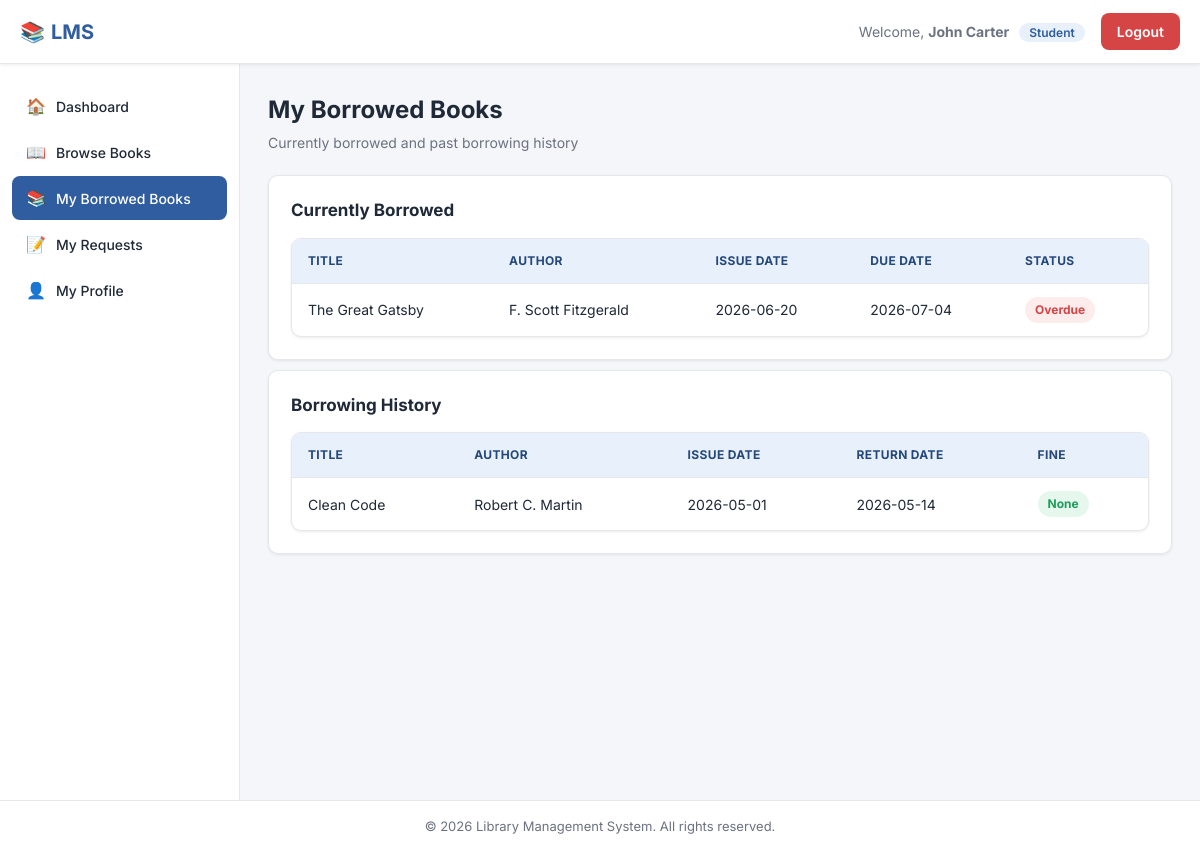
The page /student/my_books.php (signed in) on the database its author committed.
### tables this page shows
CREATE TABLE issued_books (
    issue_id INT AUTO_INCREMENT PRIMARY KEY,
    book_id INT NOT NULL,
    member_id INT NOT NULL,
    issue_date DATE NOT NULL,
    due_date DATE NOT NULL,
    return_date DATE DEFAULT NULL,
    status ENUM('Issued', 'Returned', 'Overdue') NOT NULL DEFAULT 'Issued',
    fine_amount DECIMAL(10,2) NOT NULL DEFAULT 0.00,
    issued_by INT,                        
    FOREIGN KEY (book_id) REFERENCES books(book_id) ON DELETE CASCADE,
    FOREIGN KEY (member_id) REFERENCES members(member_id) ON DELETE CASCADE,
    FOREIGN KEY (issued_by) REFERENCES admins(admin_id) ON DELETE SET NULL
);

CREATE TABLE books (
    book_id INT AUTO_INCREMENT PRIMARY KEY,
    title VARCHAR(200) NOT NULL,
    author VARCHAR(150) NOT NULL,
    isbn VARCHAR(30) NOT NULL UNIQUE,
    category VARCHAR(100) NOT NULL,
    publisher VARCHAR(150),
    publish_year YEAR,
    total_copies INT NOT NULL DEFAULT 1,
    available_copies INT NOT NULL DEFAULT 1,
    shelf_location VARCHAR(50),
    added_date TIMESTAMP DEFAULT CURRENT_TIMESTAMP
);

### student/my_books.php (the view, shortened to what this page needs)
<?php
require_once '../config/config.php';
$studentId = $_SESSION['student_id'];
$current = $conn->prepare("
    SELECT b.title, b.author, ib.issue_date, ib.due_date
    FROM issued_books ib JOIN books b ON ib.book_id = b.book_id
    WHERE ib.member_id = ? AND ib.status IN ('Issued','Overdue')
    ORDER BY ib.due_date ASC
");
$current->bind_param('i', $studentId);
$current->execute();
$currentResult = $current->get_result();
$history = $conn->prepare("
    SELECT b.title, b.author, ib.issue_date, ib.due_date, ib.return_date, ib.fine_amount
    FROM issued_books ib JOIN books b ON ib.book_id = b.book_id
    WHERE ib.member_id = ? AND ib.status = 'Returned'
    ORDER BY ib.return_date DESC
");
$history->bind_param('i', $studentId);
$history->execute();
$historyResult = $history->get_result();
include '../includes/header.php';
include '../includes/student_sidebar.php';
?>
<div class="page-header">
    <div>
        <h1>My Borrowed Books</h1>
        <p class="subtitle">Currently borrowed and past borrowing history</p>
    </div>
</div>
<div class="card mb-1">
    <h2>Currently Borrowed</h2>
    <div class="table-wrapper">
        <table>
            <thead><tr><th>Title</th><th>Author</th><th>Issue Date</th><th>Due Date</th><th>Status</th></tr></thead>
            <tbody>
                <?php if ($currentResult->num_rows === 0): ?>
                    <tr><td colspan="5" class="text-center">No books currently borrowed.</td></tr>
                <?php else: while ($row = $currentResult->fetch_assoc()):
                    $isOverdue = $row['due_date'] < date('Y-m-d');
                ?>
                    <tr>
                        <td><?php echo htmlspecialchars($row['title']); ?></td>
                        <td><?php echo htmlspecialchars($row['author']); ?></td>
                        <td><?php echo htmlspecialchars($row['issue_date']); ?></td>
                        <td><?php echo htmlspecialchars($row['due_date']); ?></td>
                        <td><span class="badge <?php echo $isOverdue ? 'badge-danger' : 'badge-warning'; ?>"><?php echo $isOverdue ? 'Overdue' : 'Issued'; ?></span></td>
                    </tr>
                <?php endwhile; endif; ?>
            </tbody>
        </table>
    </div>
</div>
<div class="card">
    <h2>Borrowing History</h2>
    <div class="table-wrapper">
        <table>
            <thead><tr><th>Title</th><th>Author</th><th>Issue Date</th><th>Return Date</th><th>Fine</th></tr></thead>
            <tbody>
                <?php if ($historyResult->num_rows === 0): ?>
                    <tr><td colspan="5" class="text-center">No return history yet.</td></tr>
                <?php else: while ($row = $historyResult->fetch_assoc()): ?>
                    <tr>
                        <td><?php echo htmlspecialchars($row['title']); ?></td>
                        <td><?php echo htmlspecialchars($row['author']); ?></td>
                        <td><?php echo htmlspecialchars($row['issue_date']); ?></td>
                        <td><?php echo htmlspecialchars($row['return_date']); ?></td>
                        <td>
                            <?php if ($row['fine_amount'] > 0): ?>
                                <span class="badge badge-danger">৳<?php echo number_format($row['fine_amount'], 2); ?></span>
                            <?php else: ?>
                                <span class="badge badge-success">None</span>
                            <?php endif; ?>
                        </td>
                    </tr>
                <?php endwhile; endif; ?>
            </tbody>
        </table>
    </div>
</div>
<?php include '../includes/footer.php'; ?>

### assets/css/style.css (style rules this page uses)
:root { --primary: #2f5d9f; --primary-dark: #234879; --primary-light: #e8f0fc; --accent: #f0a500; --success: #1e9e5a; --success-bg: #e6f7ee; --danger: #d64545; --danger-bg: #fdecec; --warning: #e8a33d; --warning-bg: #fdf3e2; --text-dark: #1f2937; --text-muted: #6b7280; --border-color: #e5e7eb; --bg-body: #f4f6fa; --bg-white: #ffffff; --radius: 10px; --shadow-sm: 0 1px 3px rgba(0,0,0,0.08); --shadow-md: 0 4px 14px rgba(0,0,0,0.08); --sidebar-width: 240px; --topbar-height: 64px; }
* { margin: 0; padding: 0; box-sizing: border-box; }
body { font-family: 'Inter', -apple-system, BlinkMacSystemFont, 'Segoe UI', sans-serif; background: var(--bg-body); color: var(--text-dark); line-height: 1.5; }
.page-header { display: flex; align-items: center; justify-content: space-between; margin-bottom: 22px; flex-wrap: wrap; gap: 12px; }
.page-header h1 { font-size: 24px; font-weight: 700; }
.page-header p.subtitle { color: var(--text-muted); font-size: 14px; margin-top: 4px; }
.card { background: var(--bg-white); border-radius: var(--radius); box-shadow: var(--shadow-sm); border: 1px solid var(--border-color); padding: 22px; }
.card h2, .card h3 { margin-bottom: 14px; font-size: 17px; font-weight: 700; }
.table-wrapper { overflow-x: auto; background: var(--bg-white); border-radius: var(--radius); border: 1px solid var(--border-color); box-shadow: var(--shadow-sm); }
table { width: 100%; border-collapse: collapse; min-width: 700px; }
thead { background: var(--primary-light); }
th, td { text-align: left; padding: 13px 16px; font-size: 14px; border-bottom: 1px solid var(--border-color); }
th { color: var(--primary-dark); font-weight: 700; text-transform: uppercase; font-size: 12px; letter-spacing: .03em; }
tbody tr:last-child td { border-bottom: none; }
.badge { padding: 4px 10px; border-radius: 20px; font-size: 12px; font-weight: 700; display: inline-block; }
.badge-success { background: var(--success-bg); color: var(--success); }
.badge-danger { background: var(--danger-bg); color: var(--danger); }
.mb-1 { margin-bottom: 10px; }

### rows shown on the page
issued_books: book.title "The Great Gatsby", book.author "F. Scott Fitzgerald", issue_date "2026-06-20", due_date "2026-07-04", shows "Overdue"
issued_books: book.title "Clean Code", book.author "Robert C. Martin", issue_date "2026-05-01", return_date "2026-05-14", fine_amount "None"

### other values the page prints
$welcome_name "John Carter"
$welcome_role "Student"
